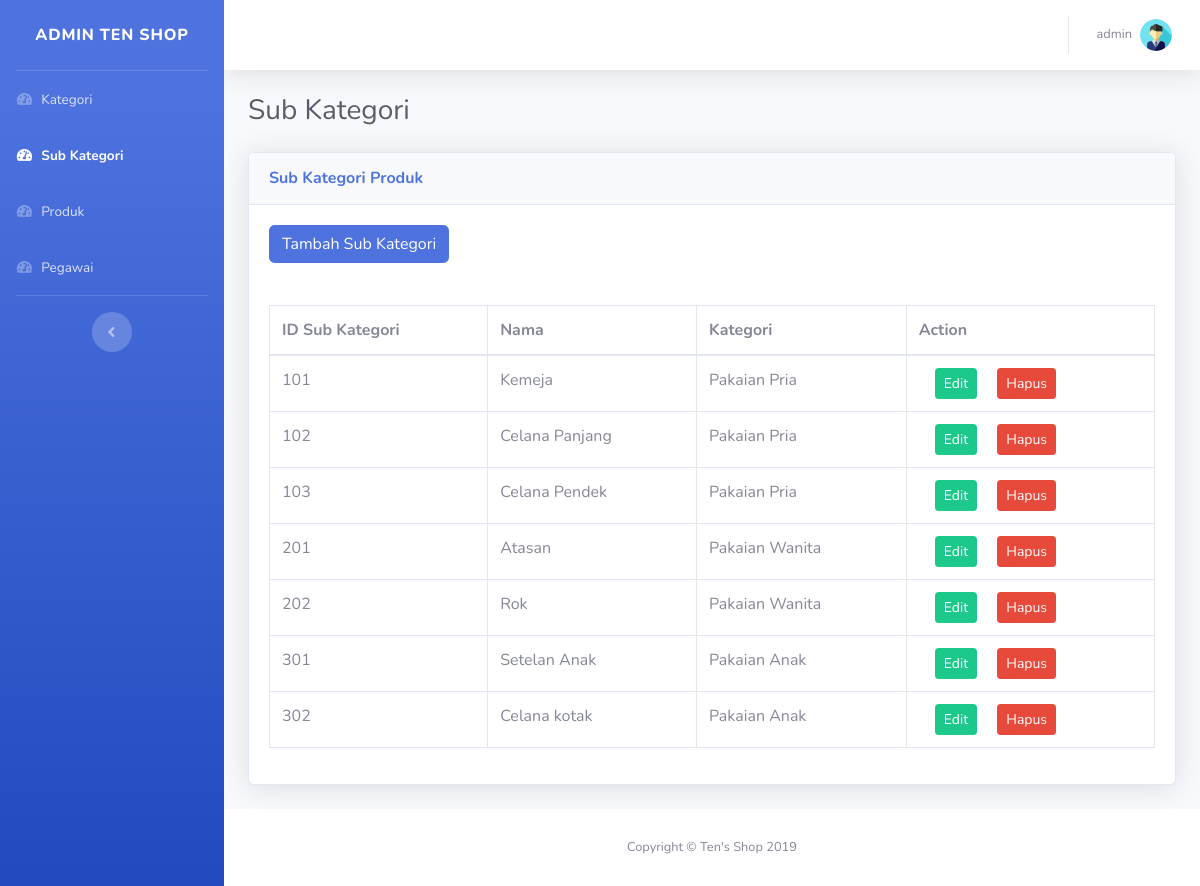
/admin/sub_kategori.php (signed in), run on the app's committed database.
### tables this page shows
CREATE TABLE `sub_kategori` (
  `idsub_kategori` char(3) NOT NULL,
  `nama` varchar(30) NOT NULL,
  `idkategori` char(1) DEFAULT NULL
);

CREATE TABLE `kategori` (
  `idkategori` char(1) NOT NULL,
  `nama_kategori` varchar(20) NOT NULL
);

### admin/sub_kategori.php (the view, shortened to what this page needs)
<?php
  if($_SESSION['level'] == 1 ) {
    require_once '../function.php';
    $sub_kategori = mysqli_query($con, "SELECT * FROM sub_kategori sk JOIN kategori k on k.idkategori=sk.idkategori");
  } else {
    header('location : ../pesan.php');
    exit;
  }
 ?>
 <!DOCTYPE html>
<html lang="en">
<head>
  <link href="../vendor/fontawesome-free/css/all.min.css" rel="stylesheet" type="text/css">
  <link href="../css/sb-admin-2.min.css" rel="stylesheet">
</head>
<body id="page-top">
  <div id="wrapper">
    <ul class="navbar-nav bg-gradient-primary sidebar sidebar-dark accordion" id="accordionSidebar">
      <a class="sidebar-brand d-flex align-items-center justify-content-center" href="index.php">
        <div class="sidebar-brand-text mx-3">Admin Ten Shop</div>
      </a>
      <hr class="sidebar-divider my-0">
      <li class="nav-item">
        <a class="nav-link" href="index.php">
          <i class="fas fa-fw fa-tachometer-alt"></i>
          <span>Kategori</span></a>
      </li>
      <li class="nav-item active">
        <a class="nav-link" href="sub_kategori.php">
          <i class="fas fa-fw fa-tachometer-alt"></i>
          <span>Sub Kategori</span></a>
      </li>
      <li class="nav-item">
        <a class="nav-link" href="produk.php">
          <i class="fas fa-fw fa-tachometer-alt"></i>
          <span>Produk</span></a>
      </li>
      <li class="nav-item">
        <a class="nav-link" href="pegawai.php">
          <i class="fas fa-fw fa-tachometer-alt"></i>
          <span>Pegawai</span></a>
      </li>
      <hr class="sidebar-divider d-none d-md-block">
      <div class="text-center d-none d-md-inline">
        <button class="rounded-circle border-0" id="sidebarToggle"></button>
      </div>
    </ul>
    <div id="content-wrapper" class="d-flex flex-column">
      <div id="content">
        <nav class="navbar navbar-expand navbar-light bg-white topbar mb-4 static-top shadow">
          <ul class="navbar-nav ml-auto">
            <li class="nav-item dropdown no-arrow">
              <a class="nav-link dropdown-toggle" href="#" id="userDropdown" role="button" data-toggle="dropdown" aria-haspopup="true" aria-expanded="false">
                <span class="mr-2 d-none d-lg-inline text-gray-600 small"><?= $_SESSION['username'] ?></span>
                <img class="img-profile rounded-circle" src="../img/profile.png">
              </a>
            </li>
          </ul>
        </nav>
        <div class="container-fluid">
          <div class="d-sm-flex align-items-center justify-content-between mb-4">
            <h1 class="h3 mb-0 text-gray-800">Sub Kategori</h1>
          </div>
          <div class="card shadow mb-4">
            <div class="card-header py-3">
              <h6 class="m-0 font-weight-bold text-primary">Sub Kategori Produk</h6>
            </div>
            <div class="card-body">
              <button type="button" class="btn btn-primary" data-toggle="modal" data-target="#exampleModal">
                Tambah Sub Kategori
              </button>
              <div class="alert alert-<?php if(isset($alert)) echo $alert[0][0] ?>">
              </div>
              <div class="table-responsive">
                <table class="table table-bordered" id="dataTable" width="100%" cellspacing="0">
                  <thead>
                    <tr>
                      <th>ID Sub Kategori</th>
                      <th>Nama</th>
                      <th>Kategori</th>
                      <th>Action</th>
                    </tr>
                  </thead>
                  <tbody>
                    <?php
                      while ($row = $sub_kategori->fetch_assoc()) {
                        $a = 'a'.$row['idsub_kategori'];
                        echo "
                <tr>
                            <td>".$row['idsub_kategori']."</td>
                            <td>".$row['nama']."</td>
                            <td>".$row['nama_kategori']."</td>
                            <td>
                            <a href='edit_subktgr.php?id=".$row['idsub_kategori']."'><button type='button' class='btn btn-success btn-sm ml-3'>Edit</button></a>
                            <a data-toggle='modal' data-target='#".$a."'><button type='button' class='btn btn-danger btn-sm ml-3'>Hapus</button></a>
                            </td>
                        </tr>
                        ";
                      }
                    ?>
                  </tbody>
                </table>
              </div>
            </div>
          </div>
      </div>
      <footer class="sticky-footer bg-white">
        <div class="container my-auto">
          <div class="copyright text-center my-auto">
            <span>Copyright &copy; Ten's Shop 2019</span>
          </div>
        </div>
      </footer>
    </div>
  </div>
</body>
</html>

### data on the page
sub_kategori: idsub_kategori "101", nama "Kemeja", idkategori.nama_kategori "Pakaian Pria"
sub_kategori: idsub_kategori "102", nama "Celana Panjang", idkategori.nama_kategori "Pakaian Pria"
sub_kategori: idsub_kategori "103", nama "Celana Pendek", idkategori.nama_kategori "Pakaian Pria"
sub_kategori: idsub_kategori "201", nama "Atasan", idkategori.nama_kategori "Pakaian Wanita"
sub_kategori: idsub_kategori "202", nama "Rok", idkategori.nama_kategori "Pakaian Wanita"
sub_kategori: idsub_kategori "301", nama "Setelan Anak", idkategori.nama_kategori "Pakaian Anak"
sub_kategori: idsub_kategori "302", nama "Celana kotak", idkategori.nama_kategori "Pakaian Anak"

### other printed values
$_SESSION['username'] "admin"
